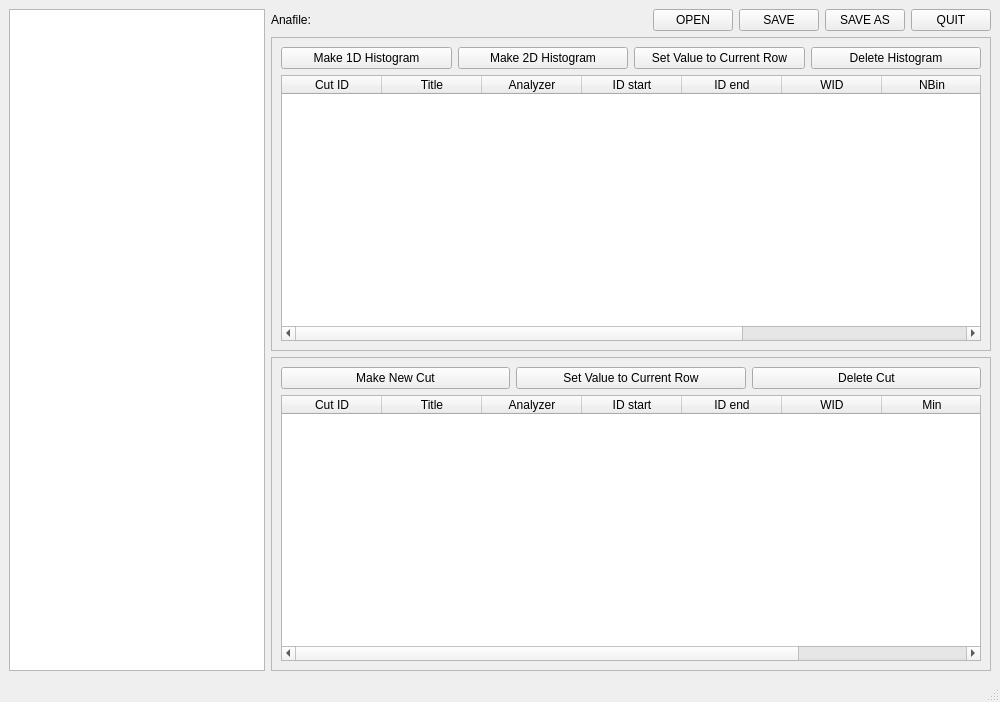
<?xml version="1.0" encoding="UTF-8"?>
<ui version="4.0">
 <class>MainWindow</class>
 <widget class="QMainWindow" name="MainWindow">
  <property name="geometry">
   <rect>
    <x>0</x>
    <y>0</y>
    <width>1000</width>
    <height>702</height>
   </rect>
  </property>
  <property name="windowTitle">
   <string>Anafile Editor</string>
  </property>
  <widget class="QWidget" name="centralwidget">
   <layout class="QHBoxLayout" name="horizontalLayout">
    <item>
     <widget class="QTreeWidget" name="lvWidget">
      <property name="sizePolicy">
       <sizepolicy hsizetype="Maximum" vsizetype="Expanding">
        <horstretch>0</horstretch>
        <verstretch>0</verstretch>
       </sizepolicy>
      </property>
      <property name="minimumSize">
       <size>
        <width>160</width>
        <height>0</height>
       </size>
      </property>
      <property name="columnCount">
       <number>1</number>
      </property>
      <attribute name="headerVisible">
       <bool>false</bool>
      </attribute>
      <column>
       <property name="text">
        <string notr="true">Name</string>
       </property>
      </column>
     </widget>
    </item>
    <item>
     <layout class="QVBoxLayout" name="mainLayout">
      <item>
       <layout class="QHBoxLayout" name="anafileLayout">
        <item>
         <widget class="QLabel" name="aLabel">
          <property name="text">
           <string>Anafile: </string>
          </property>
         </widget>
        </item>
        <item>
         <widget class="QLabel" name="anafileLabel">
          <property name="sizePolicy">
           <sizepolicy hsizetype="MinimumExpanding" vsizetype="Preferred">
            <horstretch>0</horstretch>
            <verstretch>0</verstretch>
           </sizepolicy>
          </property>
          <property name="text">
           <string/>
          </property>
         </widget>
        </item>
        <item>
         <widget class="QPushButton" name="openButton">
          <property name="text">
           <string>OPEN</string>
          </property>
         </widget>
        </item>
        <item>
         <widget class="QPushButton" name="saveButton">
          <property name="text">
           <string>SAVE</string>
          </property>
         </widget>
        </item>
        <item>
         <widget class="QPushButton" name="saveasButton">
          <property name="text">
           <string>SAVE AS</string>
          </property>
         </widget>
        </item>
        <item>
         <widget class="QPushButton" name="quitButton">
          <property name="text">
           <string>QUIT</string>
          </property>
         </widget>
        </item>
       </layout>
      </item>
      <item>
       <widget class="QFrame" name="histframe">
        <property name="frameShape">
         <enum>QFrame::StyledPanel</enum>
        </property>
        <property name="frameShadow">
         <enum>QFrame::Raised</enum>
        </property>
        <layout class="QVBoxLayout" name="verticalLayout_2">
         <item>
          <layout class="QHBoxLayout" name="makehLayout">
           <item>
            <widget class="QPushButton" name="make1dhButton">
             <property name="text">
              <string>Make 1D Histogram</string>
             </property>
            </widget>
           </item>
           <item>
            <widget class="QPushButton" name="make2dhButton">
             <property name="text">
              <string>Make 2D Histogram</string>
             </property>
            </widget>
           </item>
           <item>
            <widget class="QPushButton" name="xysetButton">
             <property name="text">
              <string>Set Value to Current Row</string>
             </property>
            </widget>
           </item>
           <item>
            <widget class="QPushButton" name="deletehButton">
             <property name="text">
              <string>Delete Histogram</string>
             </property>
            </widget>
           </item>
          </layout>
         </item>
         <item>
          <widget class="QTableWidget" name="htableWidget">
           <property name="sortingEnabled">
            <bool>true</bool>
           </property>
           <column>
            <property name="text">
             <string>Cut ID</string>
            </property>
           </column>
           <column>
            <property name="text">
             <string>Title</string>
            </property>
           </column>
           <column>
            <property name="text">
             <string>Analyzer</string>
            </property>
           </column>
           <column>
            <property name="text">
             <string>ID start</string>
            </property>
           </column>
           <column>
            <property name="text">
             <string>ID end</string>
            </property>
           </column>
           <column>
            <property name="text">
             <string>WID</string>
            </property>
           </column>
           <column>
            <property name="text">
             <string>NBin</string>
            </property>
           </column>
           <column>
            <property name="text">
             <string>Min</string>
            </property>
           </column>
           <column>
            <property name="text">
             <string>Max</string>
            </property>
           </column>
          </widget>
         </item>
        </layout>
       </widget>
      </item>
      <item>
       <widget class="QFrame" name="cutframe">
        <property name="frameShape">
         <enum>QFrame::StyledPanel</enum>
        </property>
        <property name="frameShadow">
         <enum>QFrame::Raised</enum>
        </property>
        <layout class="QVBoxLayout" name="verticalLayout_3">
         <item>
          <layout class="QHBoxLayout" name="makecLayout">
           <item>
            <widget class="QPushButton" name="makecButton">
             <property name="text">
              <string>Make New Cut</string>
             </property>
            </widget>
           </item>
           <item>
            <widget class="QPushButton" name="csetButton">
             <property name="text">
              <string>Set Value to Current Row</string>
             </property>
            </widget>
           </item>
           <item>
            <widget class="QPushButton" name="deletecButton">
             <property name="text">
              <string>Delete Cut</string>
             </property>
            </widget>
           </item>
          </layout>
         </item>
         <item>
          <widget class="QTableWidget" name="ctableWidget">
           <property name="sortingEnabled">
            <bool>true</bool>
           </property>
           <property name="columnCount">
            <number>8</number>
           </property>
           <column>
            <property name="text">
             <string>Cut ID</string>
            </property>
           </column>
           <column>
            <property name="text">
             <string>Title</string>
            </property>
           </column>
           <column>
            <property name="text">
             <string>Analyzer</string>
            </property>
           </column>
           <column>
            <property name="text">
             <string>ID start</string>
            </property>
           </column>
           <column>
            <property name="text">
             <string>ID end</string>
            </property>
           </column>
           <column>
            <property name="text">
             <string>WID</string>
            </property>
           </column>
           <column>
            <property name="text">
             <string>Min</string>
            </property>
           </column>
           <column>
            <property name="text">
             <string>Max</string>
            </property>
           </column>
          </widget>
         </item>
        </layout>
       </widget>
      </item>
     </layout>
    </item>
   </layout>
  </widget>
  <widget class="QMenuBar" name="menubar">
   <property name="geometry">
    <rect>
     <x>0</x>
     <y>0</y>
     <width>1000</width>
     <height>25</height>
    </rect>
   </property>
  </widget>
  <widget class="QStatusBar" name="statusbar"/>
 </widget>
 <resources/>
 <connections/>
</ui>
